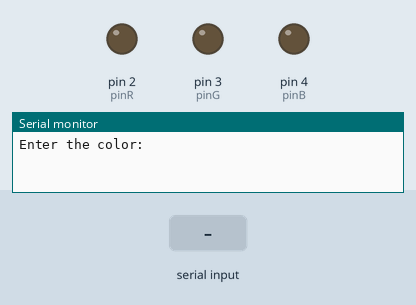
This sketch was run on a simulated Arduino Uno, built with avr-gcc and run on an emulated ATmega328P. On the bench: output pins drawn as LEDs (lit = HIGH), the last lines printed to the serial monitor. The test bench sets the inputs (shaded band).

Above: at 1.2 s.
1.3 s: "red" received over Serial
At 3.0 s:
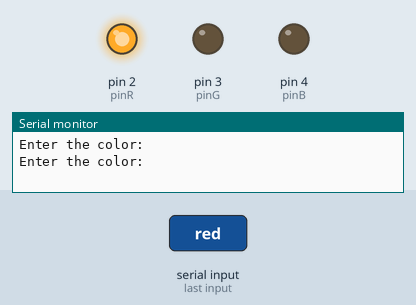
3.8 s: "green" received over Serial
At 6.0 s:
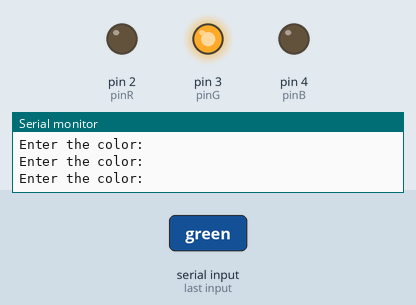
6.3 s: "blue" received over Serial
At 8.0 s:
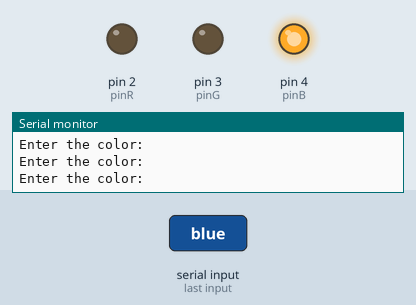
Timing chart, 0 to 9.5 s (numbered marks = the images above; inputs shaded):
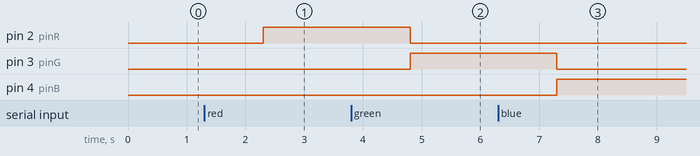

Measured:
- after the input at 1.3 s, pin 2 (pinR): LOW → HIGH after 1.0 s
- after the input at 3.8 s, pin 2 (pinR): HIGH → LOW after 1.0 s; pin 3 (pinG): LOW → HIGH after 1.0 s
- after the input at 6.3 s, pin 3 (pinG): HIGH → LOW after 1.0 s; pin 4 (pinB): LOW → HIGH after 1.0 s

The sketch:

arduino_12_read_string_to_serial_monitor1.ino
```cpp
// C++ code
//
int pinR = 2;
int pinG = 3;
int pinB = 4;
String MyColor;

void setup()
{
  pinMode(pinR, OUTPUT);
  pinMode(pinG, OUTPUT);
  pinMode(pinB, OUTPUT);
  Serial.begin(9600);
}

void loop()
{
  Serial.println("Enter the color:");
  while(Serial.available()==0){}
  MyColor = Serial.readString();
  if(MyColor=="red"){
    digitalWrite(pinR,HIGH);
    digitalWrite(pinG,LOW);
    digitalWrite(pinB,LOW);

  }
  if(MyColor=="green"){
    digitalWrite(pinR,LOW);
    digitalWrite(pinG,HIGH);
    digitalWrite(pinB,LOW);

  }
  if(MyColor=="blue"){
    digitalWrite(pinR,LOW);
    digitalWrite(pinG,LOW);
    digitalWrite(pinB,HIGH);

  }
}
```
